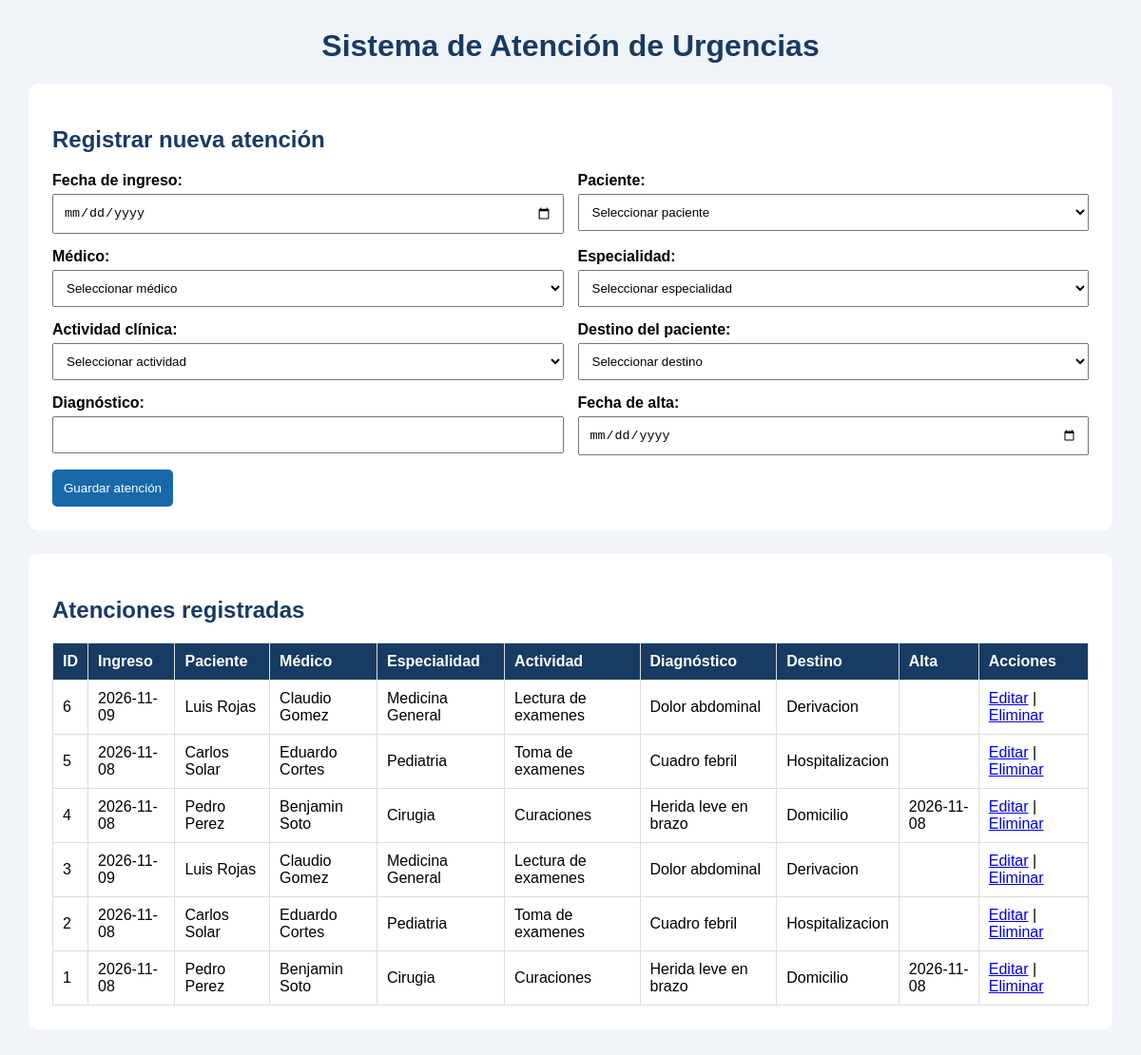
The page / on the database its author committed.
### tables this page shows
CREATE TABLE `atenciones` (
  `id_atencion` int NOT NULL AUTO_INCREMENT,
  `fecha_ingreso` date NOT NULL,
  `id_paciente` int NOT NULL,
  `id_medico` int NOT NULL,
  `id_especialidad` int NOT NULL,
  `id_actividad` int NOT NULL,
  `id_destino` int DEFAULT NULL,
  `diagnostico` varchar(255) NOT NULL,
  `fecha_alta` date DEFAULT NULL,
  PRIMARY KEY (`id_atencion`),
  KEY `id_paciente` (`id_paciente`),
  KEY `id_medico` (`id_medico`),
  KEY `id_especialidad` (`id_especialidad`),
  KEY `id_actividad` (`id_actividad`),
  KEY `id_destino` (`id_destino`),
  CONSTRAINT `atenciones_ibfk_1` FOREIGN KEY (`id_paciente`) REFERENCES `pacientes` (`id_paciente`),
  CONSTRAINT `atenciones_ibfk_2` FOREIGN KEY (`id_medico`) REFERENCES `medicos` (`id_medico`),
  CONSTRAINT `atenciones_ibfk_3` FOREIGN KEY (`id_especialidad`) REFERENCES `especialidades` (`id_especialidad`),
  CONSTRAINT `atenciones_ibfk_4` FOREIGN KEY (`id_actividad`) REFERENCES `actividades` (`id_actividad`),
  CONSTRAINT `atenciones_ibfk_5` FOREIGN KEY (`id_destino`) REFERENCES `destinos` (`id_destino`)
);

CREATE TABLE `especialidades` (
  `id_especialidad` int NOT NULL AUTO_INCREMENT,
  `nombre_especialidad` varchar(80) NOT NULL,
  PRIMARY KEY (`id_especialidad`)
);

CREATE TABLE `actividades` (
  `id_actividad` int NOT NULL AUTO_INCREMENT,
  `nombre_actividad` varchar(100) NOT NULL,
  PRIMARY KEY (`id_actividad`)
);

CREATE TABLE `destinos` (
  `id_destino` int NOT NULL AUTO_INCREMENT,
  `nombre_destino` varchar(80) NOT NULL,
  PRIMARY KEY (`id_destino`)
);

### index.php (the view, shortened to what this page needs)
<?php
require_once "conexion.php";
$sql = "SELECT a.*,
        CONCAT(p.nombre, ' ', p.apellido) AS paciente,
        CONCAT(m.nombre, ' ', m.apellido) AS medico,
        e.nombre_especialidad AS especialidad,
        ac.nombre_actividad AS actividad,
        d.nombre_destino AS destino
        FROM atenciones a
        INNER JOIN pacientes p ON a.id_paciente = p.id_paciente
        INNER JOIN medicos m ON a.id_medico = m.id_medico
        INNER JOIN especialidades e ON a.id_especialidad = e.id_especialidad
        INNER JOIN actividades ac ON a.id_actividad = ac.id_actividad
        LEFT JOIN destinos d ON a.id_destino = d.id_destino
        ORDER BY a.id_atencion DESC";
$atenciones = $conexion->query($sql);
?>
<!DOCTYPE html>
<html lang="es">
<head>
</head>
<body>
<h1>Sistema de Atención de Urgencias</h1>
<div class="contenedor">
<h2>Registrar nueva atención</h2>
<form action="guardar.php" method="POST">
<div>
<label>Fecha de ingreso:</label>
<input type="date" name="fecha_ingreso" required>
</div>
<div>
<label>Paciente:</label>
<select name="id_paciente" required>
<option value="">Seleccionar paciente</option>
</select>
</div>
<div>
<label>Médico:</label>
<select name="id_medico" required>
<option value="">Seleccionar médico</option>
</select>
</div>
<div>
<label>Especialidad:</label>
<select name="id_especialidad" required>
<option value="">Seleccionar especialidad</option>
</select>
</div>
<div>
<label>Actividad clínica:</label>
<select name="id_actividad" required>
<option value="">Seleccionar actividad</option>
</select>
</div>
<div>
<label>Destino del paciente:</label>
<select name="id_destino" required>
<option value="">Seleccionar destino</option>
</select>
</div>
<div>
<label>Diagnóstico:</label>
<input type="text" name="diagnostico" required>
</div>
<div>
<label>Fecha de alta:</label>
<input type="date" name="fecha_alta">
</div>
<div>
<button type="submit">Guardar atención</button>
</div>
</form>
</div>
<div class="contenedor">
<h2>Atenciones registradas</h2>
<table>
<tr>
<th>ID</th>
<th>Ingreso</th>
<th>Paciente</th>
<th>Médico</th>
<th>Especialidad</th>
<th>Actividad</th>
<th>Diagnóstico</th>
<th>Destino</th>
<th>Alta</th>
<th>Acciones</th>
</tr>
<?php while($a = $atenciones->fetch_assoc()) { ?>
<tr>
<td><?= $a['id_atencion'] ?></td>
<td><?= htmlspecialchars($a['fecha_ingreso']) ?></td>
<td><?= htmlspecialchars($a['paciente']) ?></td>
<td><?= htmlspecialchars($a['medico']) ?></td>
<td><?= htmlspecialchars($a['especialidad']) ?></td>
<td><?= htmlspecialchars($a['actividad']) ?></td>
<td><?= htmlspecialchars($a['diagnostico']) ?></td>
<td><?= htmlspecialchars($a['destino'] ?? '') ?></td>
<td><?= htmlspecialchars($a['fecha_alta'] ?? '') ?></td>
<td>
    <a href="editar.php?id=<?= $a['id_atencion'] ?>">Editar</a>
    |
    <a href="eliminar.php?id=<?= $a['id_atencion'] ?>"
       onclick="return confirm('¿Estás seguro de eliminar esta atención?')">
       Eliminar
    </a>
</td>
</tr>
<?php } ?>
</table>
</div>
</body>
</html>

### index.php (style rules this page uses)
body { font-family: Arial, sans-serif; background: #f1f4f8; margin: 30px; }
h1 { color: #173b63; text-align: center; }
h2 { color: #173b63; }
.contenedor { background: white; padding: 25px; border-radius: 10px; margin-bottom: 25px; }
form { display: grid; grid-template-columns: 1fr 1fr; gap: 15px; }
label { font-weight: bold; }
input, select { width: 100%; padding: 10px; margin-top: 5px; box-sizing: border-box; }
button { background: #1769aa; color: white; border: none; padding: 12px; cursor: pointer; border-radius: 5px; }
table { width: 100%; border-collapse: collapse; background: white; }
th, td { border: 1px solid #ddd; padding: 10px; text-align: left; }
th { background: #173b63; color: white; }

### rows shown on the page
atenciones: id_atencion "6", fecha_ingreso "2026-11-09", paciente "Luis Rojas", medico "Claudio Gomez", id_especialidad.nombre_especialidad "Medicina General", id_actividad.nombre_actividad "Lectura de examenes", diagnostico "Dolor abdominal", id_destino.nombre_destino "Derivacion"
atenciones: id_atencion "5", fecha_ingreso "2026-11-08", paciente "Carlos Solar", medico "Eduardo Cortes", id_especialidad.nombre_especialidad "Pediatria", id_actividad.nombre_actividad "Toma de examenes", diagnostico "Cuadro febril", id_destino.nombre_destino "Hospitalizacion"
atenciones: id_atencion "4", fecha_ingreso "2026-11-08", paciente "Pedro Perez", medico "Benjamin Soto", id_especialidad.nombre_especialidad "Cirugia", id_actividad.nombre_actividad "Curaciones", diagnostico "Herida leve en brazo", id_destino.nombre_destino "Domicilio", fecha_alta "2026-11-08"
atenciones: id_atencion "3", fecha_ingreso "2026-11-09", paciente "Luis Rojas", medico "Claudio Gomez", id_especialidad.nombre_especialidad "Medicina General", id_actividad.nombre_actividad "Lectura de examenes", diagnostico "Dolor abdominal", id_destino.nombre_destino "Derivacion"
atenciones: id_atencion "2", fecha_ingreso "2026-11-08", paciente "Carlos Solar", medico "Eduardo Cortes", id_especialidad.nombre_especialidad "Pediatria", id_actividad.nombre_actividad "Toma de examenes", diagnostico "Cuadro febril", id_destino.nombre_destino "Hospitalizacion"
atenciones: id_atencion "1", fecha_ingreso "2026-11-08", paciente "Pedro Perez", medico "Benjamin Soto", id_especialidad.nombre_especialidad "Cirugia", id_actividad.nombre_actividad "Curaciones", diagnostico "Herida leve en brazo", id_destino.nombre_destino "Domicilio", fecha_alta "2026-11-08"
